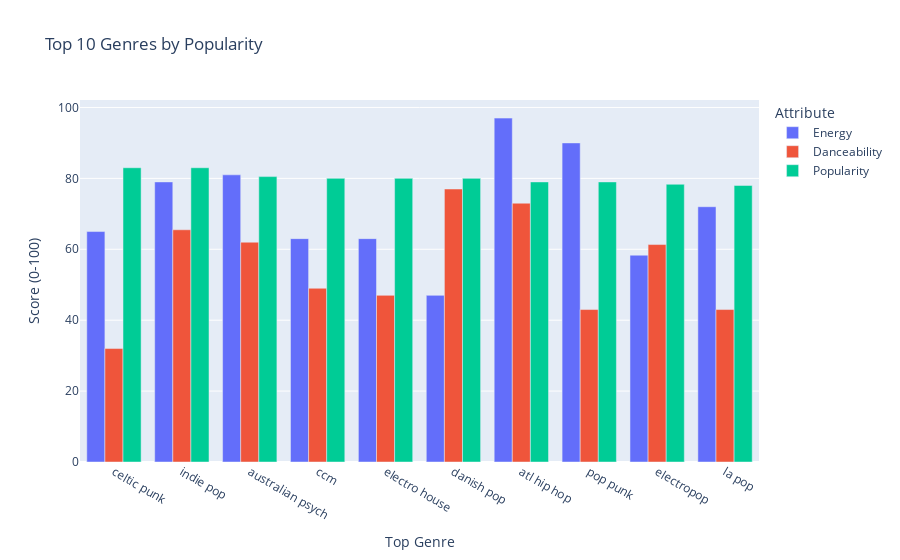

Source (notebook cell):
### Markdown cell above
### Deep Dive

### Code cell
# Average characteristics for each genre
genre_stats = df.groupby('Top Genre').agg({
    'Energy': 'mean',
    'Danceability': 'mean',
    'Popularity': 'mean'
}).sort_values('Popularity', ascending=False).head(10)

# Display the results
print("\nTop 10 Genres by Popularity with their characteristics:")
print(genre_stats)

# Or for a nicer visualization
fig = px.bar(genre_stats, 
             title='Top 10 Genres by Popularity',
             labels={'value': 'Score (0-100)', 'variable': 'Attribute'},
             barmode='group')
fig.show()

### Figure 1 — Plotly figure (JSON) as saved in the notebook; plotly's stock layout.template omitted (floating-point values rounded to 4 significant figures)
{"data": [{"alignmentgroup": "True", "hovertemplate": "Attribute=Energy<br>Top Genre=%{x}<br>Score (0-100)=%{y}<extra></extra>", "legendgroup": "Energy", "marker": {"color": "#636efa", "pattern": {"shape": ""}}, "name": "Energy", "offsetgroup": "Energy", "orientation": "v", "showlegend": true, "textposition": "auto", "type": "bar", "x": ["celtic punk", "indie pop", "australian psych", "ccm", "electro house", "danish pop", "atl hip hop", "pop punk", "electropop", "la pop"], "xaxis": "x", "y": [65, 79, 81, 63, 63, 47, 97, 90, 58.33, 72], "yaxis": "y"}, {"alignmentgroup": "True", "hovertemplate": "Attribute=Danceability<br>Top Genre=%{x}<br>Score (0-100)=%{y}<extra></extra>", "legendgroup": "Danceability", "marker": {"color": "#EF553B", "pattern": {"shape": ""}}, "name": "Danceability", "offsetgroup": "Danceability", "orientation": "v", "showlegend": true, "textposition": "auto", "type": "bar", "x": ["celtic punk", "indie pop", "australian psych", "ccm", "electro house", "danish pop", "atl hip hop", "pop punk", "electropop", "la pop"], "xaxis": "x", "y": [32, 65.5, 62, 49, 47, 77, 73, 43, 61.33, 43], "yaxis": "y"}, {"alignmentgroup": "True", "hovertemplate": "Attribute=Popularity<br>Top Genre=%{x}<br>Score (0-100)=%{y}<extra></extra>", "legendgroup": "Popularity", "marker": {"color": "#00cc96", "pattern": {"shape": ""}}, "name": "Popularity", "offsetgroup": "Popularity", "orientation": "v", "showlegend": true, "textposition": "auto", "type": "bar", "x": ["celtic punk", "indie pop", "australian psych", "ccm", "electro house", "danish pop", "atl hip hop", "pop punk", "electropop", "la pop"], "xaxis": "x", "y": [83, 83, 80.5, 80, 80, 80, 79, 79, 78.33, 78], "yaxis": "y"}], "layout": {"barmode": "group", "legend": {"title": {"text": "Attribute"}, "tracegroupgap": 0}, "title": {"text": "Top 10 Genres by Popularity"}, "xaxis": {"anchor": "y", "domain": [0, 1], "title": {"text": "Top Genre"}}, "yaxis": {"anchor": "x", "domain": [0, 1], "title": {"text": "Score (0-100)"}}}}
